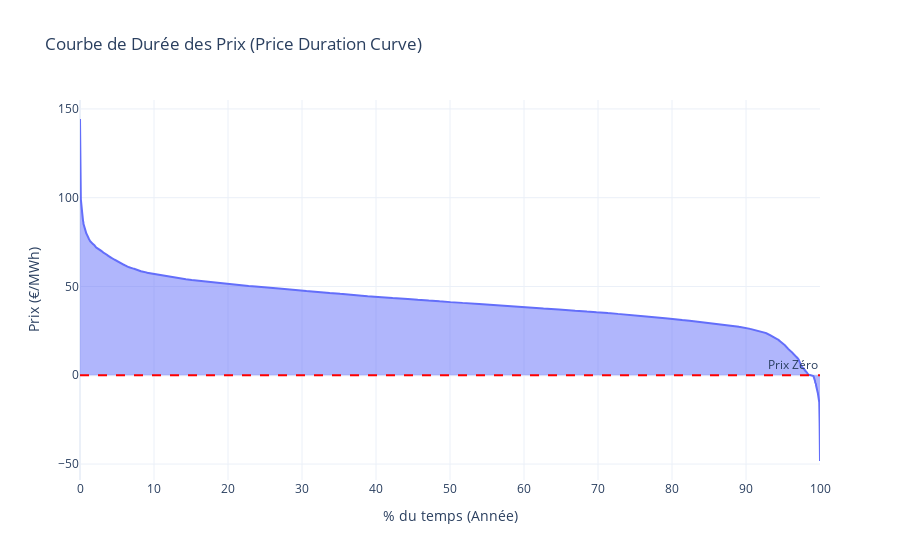

This figure's notebook cell:
### Code cell
# 4.3. La Courbe de Durée des Prix (Price Duration Curve)
# Insight : Classique des marchés de l'énergie. Elle montre la volatilité. La queue à droite montre les heures à prix négatifs.
sorted_price = df_dk['price'].sort_values(ascending=False).reset_index(drop=True)
sorted_price.index = (sorted_price.index / len(sorted_price)) * 100 # En pourcentage du temps

fig = px.area(
    x=sorted_price.index, 
    y=sorted_price.values,
    title="Courbe de Durée des Prix (Price Duration Curve)",
    labels={"x": "% du temps (Année)", "y": "Prix (€/MWh)"},
    template="plotly_white"
)
fig.add_hline(y=0, line_dash="dash", line_color="red", annotation_text="Prix Zéro")
fig.show()

### Figure 1 — Plotly figure (JSON) as saved in the notebook; plotly's stock layout.template omitted (floating-point values rounded to 4 significant figures; data arrays with more than 128 entries replaced by an {"elided": "..."} marker saying what was removed)
{"data": [{"fillpattern": {"shape": ""}, "hovertemplate": "% du temps (Année)=%{x}<br>Prix (€/MWh)=%{y}<extra></extra>", "legendgroup": "", "line": {"color": "#636efa"}, "marker": {"symbol": "circle"}, "mode": "lines", "name": "", "orientation": "v", "showlegend": false, "stackgroup": "1", "type": "scatter", "x": {"elided": "17520 float values"}, "xaxis": "x", "y": {"elided": "17520 float values"}, "yaxis": "y"}], "layout": {"annotations": [{"showarrow": false, "text": "Prix Zéro", "x": 1, "xanchor": "right", "xref": "x domain", "y": 0, "yanchor": "bottom", "yref": "y"}], "legend": {"tracegroupgap": 0}, "shapes": [{"line": {"color": "red", "dash": "dash"}, "type": "line", "x0": 0, "x1": 1, "xref": "x domain", "y0": 0, "y1": 0, "yref": "y"}], "title": {"text": "Courbe de Durée des Prix (Price Duration Curve)"}, "xaxis": {"anchor": "y", "domain": [0, 1], "title": {"text": "% du temps (Année)"}}, "yaxis": {"anchor": "x", "domain": [0, 1], "title": {"text": "Prix (€/MWh)"}}}}
